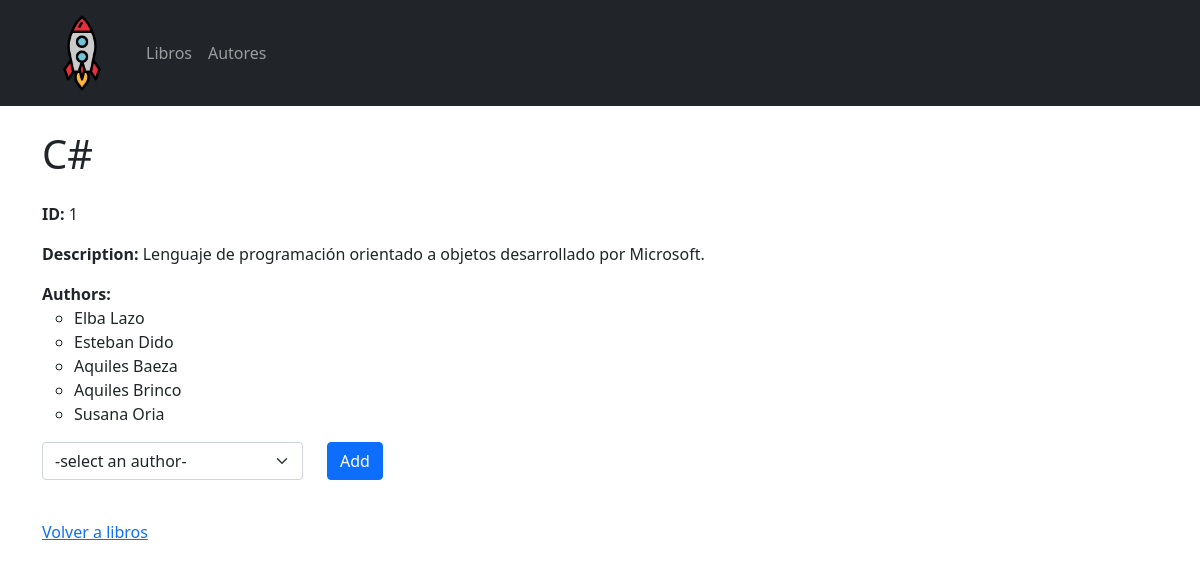
Screenshot of /books/1 with the database file from the repository.
### books_authors_app/models.py (models this page shows, shortened)
class Book(models.Model):
    title = models.CharField(max_length=255)
    desc = models.TextField()
    created_at = models.DateTimeField(auto_now_add=True)
    updated_at = models.DateTimeField(auto_now=True)

class Author(models.Model):
    first_name = models.CharField(max_length=45)
    last_name = models.CharField(max_length=45)
    notes = models.TextField(null=True, blank=True)
    books = models.ManyToManyField(Book, related_name="authors" )
    created_at = models.DateTimeField(auto_now_add=True)
    updated_at = models.DateTimeField(auto_now=True)

### books_authors_app/views.py (the view)
# urls.py: path('books/<book_id>', views.info_book, name='info_book'),
def info_book(request, book_id):
    book = Book.objects.get(id=book_id) # obtenemos el libro
    authors_books = book.authors.all() # los autores del libro
    no_authors_books = Author.objects.all().exclude(id__in=authors_books)
    context = {
        'book':book,
        'authors_books':authors_books,
        'no_authors_books':no_authors_books,
    }
    return render(request, "books_authors_app/info_book.html", context)

### books_authors_app/templates/books_authors_app/info_book.html (shortened to what this page needs)
{% extends "books_authors_app/base.html" %}
{% block content %}
<div class="container mt-4">
    <h1 class="title mb-4">{{book.title}}</h1>
    <ul class="list-unstyled">
        <li class="my-3 fw-bold">ID: <span class="fw-normal">{{book.id}}</span></li>
        <li class="my-3 fw-bold">Description: <span class="fw-normal">{{book.desc}}</span></li>
        <li class="my-3 fw-bold">Authors:
            <ul class="fw-normal">
                {% for author in authors_books %}
                    <li>{{author.first_name}} {{author.last_name}}</li>
                {% endfor %}
            </ul>
        </li>
    </ul>
    <div class="row g-3">
        <form action="/books/{{book.id}}/addauthor" method="POST">
            <div class="row">
                <div class="col-md-3 mb-3">
                    <select class="form-select" name="authors" id="authors">
                        <option select>-select an author-</option>
                    </select>
                </div>
                <div class="col-md-3 mb-3">
                    <input class="btn btn-primary" type="submit" value="Add">
                </div>
            </div>
        </form>
    </div>
    <div class="row mt-4">
        <a href="{% url 'home' %}">Volver a libros</a>
    </div>
</div>
{% endblock %}

### rows the page displays
Book: title "C#", id "1", desc "Lenguaje de programación orientado a objetos desarrollado por Microsoft."
Author: first_name "Elba", last_name "Lazo"
Author: first_name "Esteban", last_name "Dido"
Author: first_name "Aquiles", last_name "Baeza"
Author: first_name "Aquiles", last_name "Brinco"
Author: first_name "Susana", last_name "Oria"
